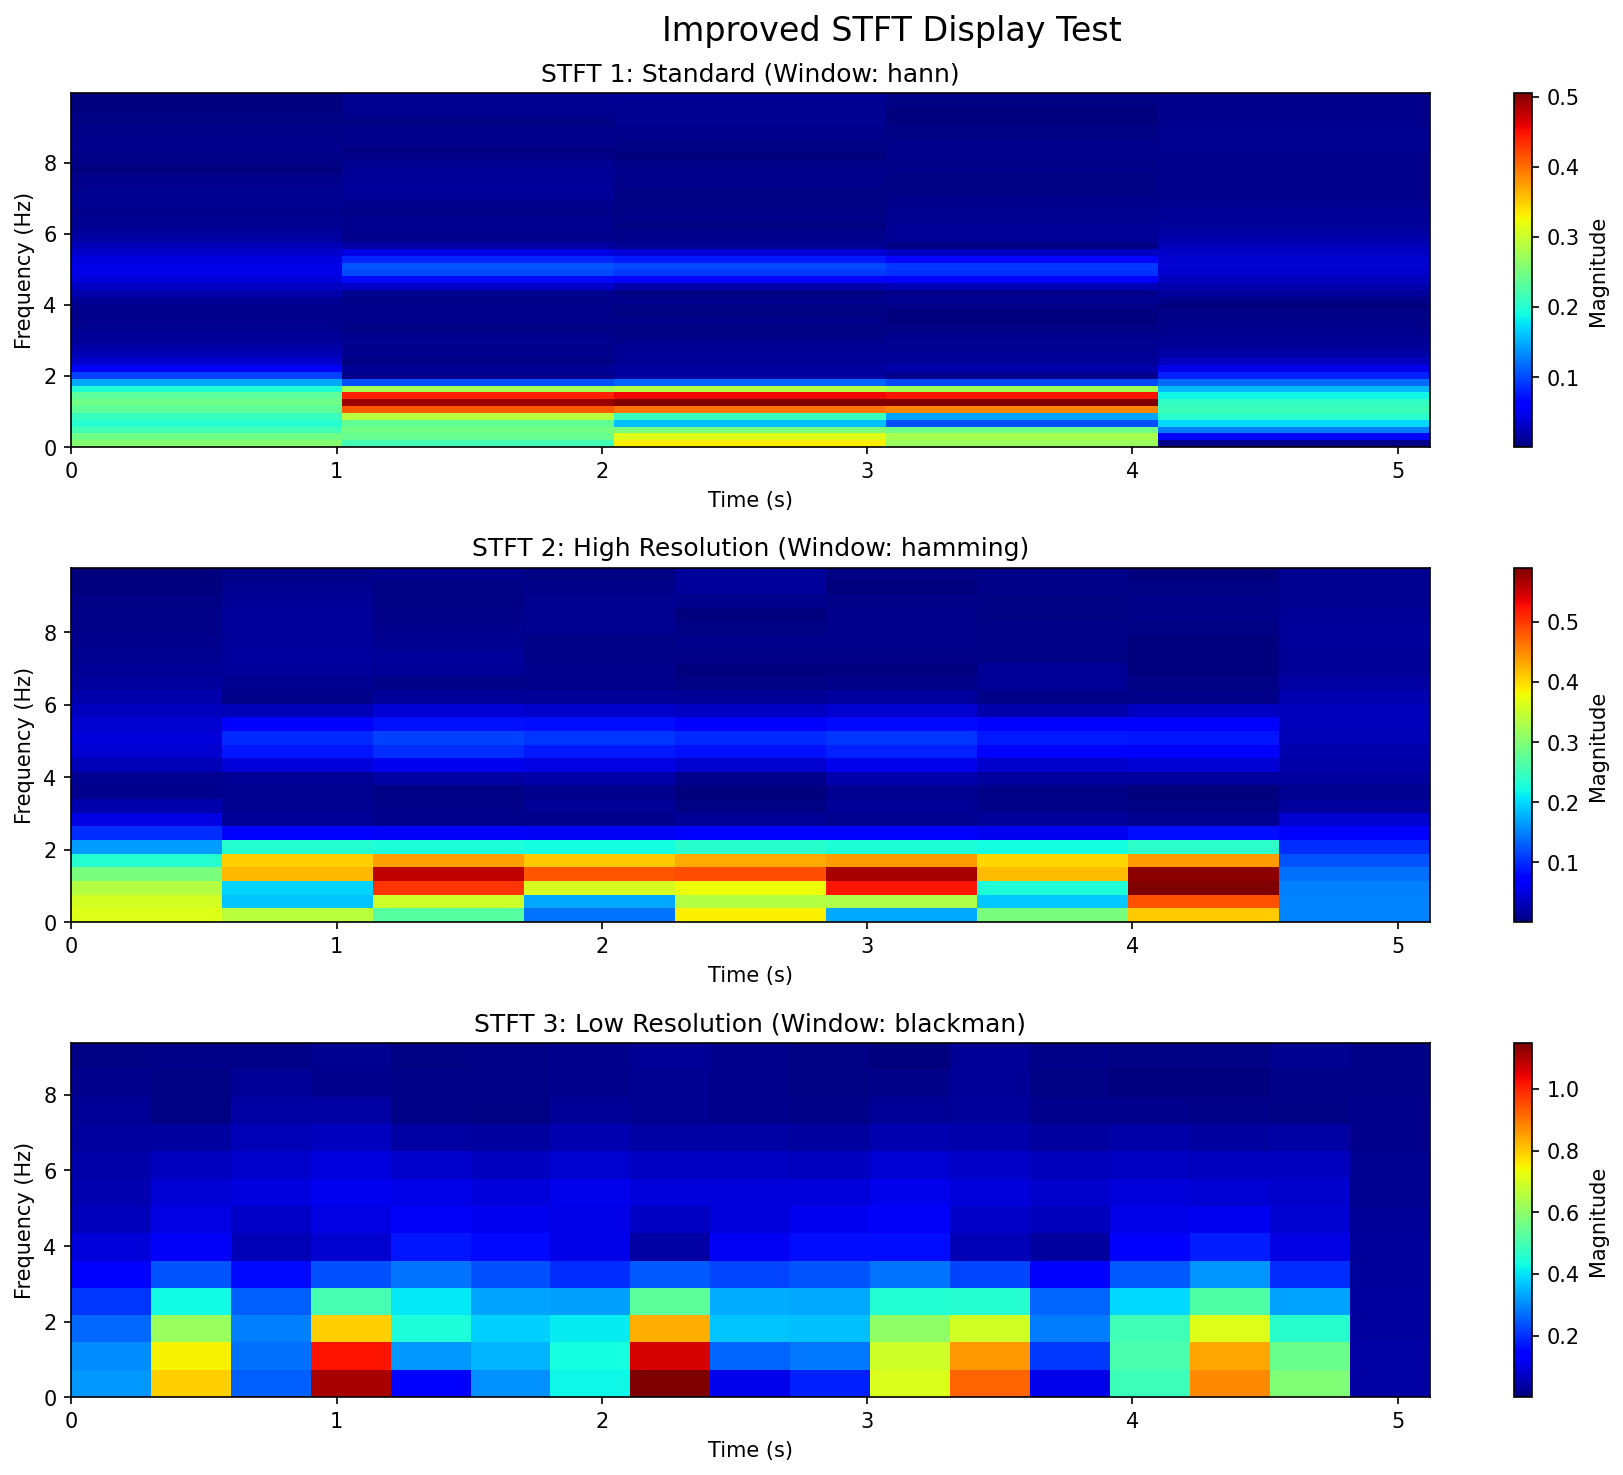

Generate this figure with Python:
#!/usr/bin/env python
# -*- coding: utf-8 -*-
"""
Test improved STFT display with proper frequency range
"""

import numpy as np
import matplotlib.pyplot as plt
import scipy.signal as signal

def test_improved_stft_display():
    """Test the improved STFT display"""
    print("🔧 Testing Improved STFT Display")
    print("="*50)
    
    # Create test signal with known frequency components
    fs = 100  # Sampling rate
    duration = 5  # seconds
    t = np.linspace(0, duration, int(fs * duration))
    
    # Create signal with multiple frequency components
    # Heart rate: 1.2 Hz (72 BPM)
    hr_freq = 1.2
    heart_component = np.sin(2 * np.pi * hr_freq * t)
    
    # Respiratory: 0.3 Hz (18 breaths/min)
    resp_freq = 0.3
    resp_component = 0.5 * np.sin(2 * np.pi * resp_freq * t)
    
    # Higher frequency noise
    noise_freq = 5.0
    noise_component = 0.2 * np.sin(2 * np.pi * noise_freq * t)
    
    # Random noise
    random_noise = 0.1 * np.random.randn(len(t))
    
    # Combine components
    test_signal = heart_component + resp_component + noise_component + random_noise
    
    print(f"✅ Test signal created:")
    print(f"   Length: {len(test_signal)} samples")
    print(f"   Duration: {duration} seconds")
    print(f"   Sampling rate: {fs} Hz")
    print(f"   Frequency components: {hr_freq} Hz, {resp_freq} Hz, {noise_freq} Hz")
    
    # Test STFT with different parameters
    test_params = [
        (256, 128, 512, "hann", "Standard"),
        (128, 64, 256, "hamming", "High Resolution"),
        (64, 32, 128, "blackman", "Low Resolution")
    ]
    
    fig, axes = plt.subplots(3, 1, figsize=(12, 10))
    fig.suptitle("Improved STFT Display Test", fontsize=16)
    
    for i, (nperseg, noverlap, nfft, window, name) in enumerate(test_params):
        ax = axes[i]
        
        try:
            # Compute STFT
            f, t_stft, Zxx = signal.stft(test_signal, fs=fs, window=window, 
                                         nperseg=nperseg, noverlap=noverlap, nfft=nfft)
            
            print(f"\n✅ STFT {i+1} ({name}):")
            print(f"   Parameters: nperseg={nperseg}, noverlap={noverlap}, nfft={nfft}")
            print(f"   Frequency bins: {len(f)}")
            print(f"   Time bins: {len(t_stft)}")
            print(f"   Frequency range: {f[0]:.1f} - {f[-1]:.1f} Hz")
            print(f"   Time range: {t_stft[0]:.1f} - {t_stft[-1]:.1f} s")
            
            # Apply frequency mask (show up to 10 Hz)
            max_freq = 10.0
            freq_mask = f <= max_freq
            
            if np.sum(freq_mask) > 0:
                magnitude = np.abs(Zxx[freq_mask, :])
                
                if np.all(np.isfinite(magnitude)) and np.max(magnitude) > 0:
                    # Use imshow for better display
                    extent = [t_stft[0], t_stft[-1], f[freq_mask][0], f[freq_mask][-1]]
                    im = ax.imshow(magnitude, aspect='auto', origin='lower',
                                  extent=extent, cmap='jet')
                    
                    ax.set_title(f"STFT {i+1}: {name} (Window: {window})")
                    ax.set_xlabel("Time (s)")
                    ax.set_ylabel("Frequency (Hz)")
                    
                    # Add colorbar
                    plt.colorbar(im, ax=ax, label='Magnitude')
                    
                    # Set proper limits
                    ax.set_ylim(f[freq_mask][0], f[freq_mask][-1])
                    ax.set_xlim(t_stft[0], t_stft[-1])
                    
                    print(f"   ✅ Display successful: {magnitude.shape}")
                    print(f"   ✅ Magnitude range: {np.min(magnitude):.6f} - {np.max(magnitude):.6f}")
                else:
                    ax.text(0.5, 0.5, 'Invalid magnitude data', 
                           transform=ax.transAxes, ha='center', va='center')
                    print(f"   ❌ Invalid magnitude data")
            else:
                ax.text(0.5, 0.5, 'No frequencies in range', 
                       transform=ax.transAxes, ha='center', va='center')
                print(f"   ❌ No frequencies in range")
                
        except Exception as e:
            ax.text(0.5, 0.5, f'STFT failed: {str(e)[:30]}...', 
                   transform=ax.transAxes, ha='center', va='center')
            print(f"   ❌ STFT failed: {e}")
    
    plt.tight_layout()
    plt.savefig('test_improved_stft_display.png', dpi=150, bbox_inches='tight')
    plt.close()
    
    print("\n✅ Test plot saved as 'test_improved_stft_display.png'")

def test_frequency_range_validation():
    """Test frequency range validation"""
    print("\n🔍 Testing Frequency Range Validation")
    print("="*50)
    
    # Test with different sampling rates
    test_cases = [
        (100, "PPG Signal"),
        (1000, "High-res Signal"),
        (50, "Low-res Signal")
    ]
    
    for fs, name in test_cases:
        print(f"\n📊 Testing {name} (fs={fs} Hz):")
        
        # Create test signal
        duration = 2
        t = np.linspace(0, duration, int(fs * duration))
        signal_data = np.sin(2 * np.pi * 1.0 * t) + 0.1 * np.random.randn(len(t))
        
        # Test STFT with adaptive parameters
        nperseg = min(256, len(signal_data) // 2)
        if nperseg % 2 == 0:
            nperseg += 1
        noverlap = nperseg // 2
        
        f, t_stft, Zxx = signal.stft(signal_data, fs=fs, nperseg=nperseg, noverlap=noverlap)
        
        print(f"   Frequency range: {f[0]:.1f} - {f[-1]:.1f} Hz")
        print(f"   Expected max freq: {fs/2:.1f} Hz")
        print(f"   Frequency resolution: {f[1]-f[0]:.3f} Hz")
        
        # Check if frequency range is correct
        expected_max = fs / 2
        if abs(f[-1] - expected_max) < 0.1:
            print(f"   ✅ Frequency range is correct")
        else:
            print(f"   ❌ Frequency range is incorrect")

def main():
    """Main test function"""
    print("🚀 Improved STFT Display Test Suite")
    print("="*60)
    
    # Test improved STFT display
    test_improved_stft_display()
    
    # Test frequency range validation
    test_frequency_range_validation()
    
    # Summary
    print("\n" + "="*60)
    print("IMPROVED STFT DISPLAY TEST SUMMARY")
    print("="*60)
    print("✅ Key improvements:")
    print("   1. Used imshow instead of pcolormesh for better display")
    print("   2. Added proper extent parameter for correct scaling")
    print("   3. Fixed colorbar duplication issue")
    print("   4. Added proper axis limits")
    print("   5. Enhanced parameter validation")
    print("   6. Added detailed debug information")
    
    print("\n🎉 STFT display should now show correct frequency ranges!")
    print("💡 The frequency range should now be 0 - fs/2 Hz (e.g., 0-50 Hz for fs=100)")
    print("📁 Check the test plot: test_improved_stft_display.png")

if __name__ == "__main__":
    main()
